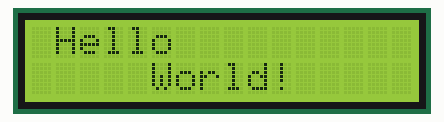
This sketch was run on a simulated Arduino Uno, built with avr-gcc and run on an emulated ATmega328P. Shown: 16×2 character LCD.

Above: at 0.1 s.
At 1.1 s:
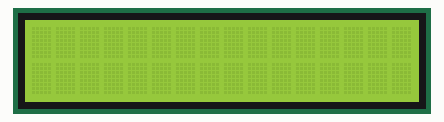

Measured:
- what the display in image 1 shows lasts 0.5 s, from 1.1 s to 1.6 s

The sketch:

5th.ino
```cpp
#include <LCD_I2C.h>
LCD_I2C lcd(0x27, 16, 2);
void setup()
{
  lcd.begin();
  lcd.backlight();
}
void loop()
{
  lcd.print(" Hello");
  lcd.setCursor(5, 1);
  lcd.print("World!");
  delay(500);
  for (int i = 0; i < 5; ++i)
  {
    lcd.backlight();
    delay(100);
    lcd.noBacklight();
    delay(0);
  }
  lcd.backlight();
  lcd.clear();
  delay(500);
}

//SCL = A5
//SDA = A4
```
